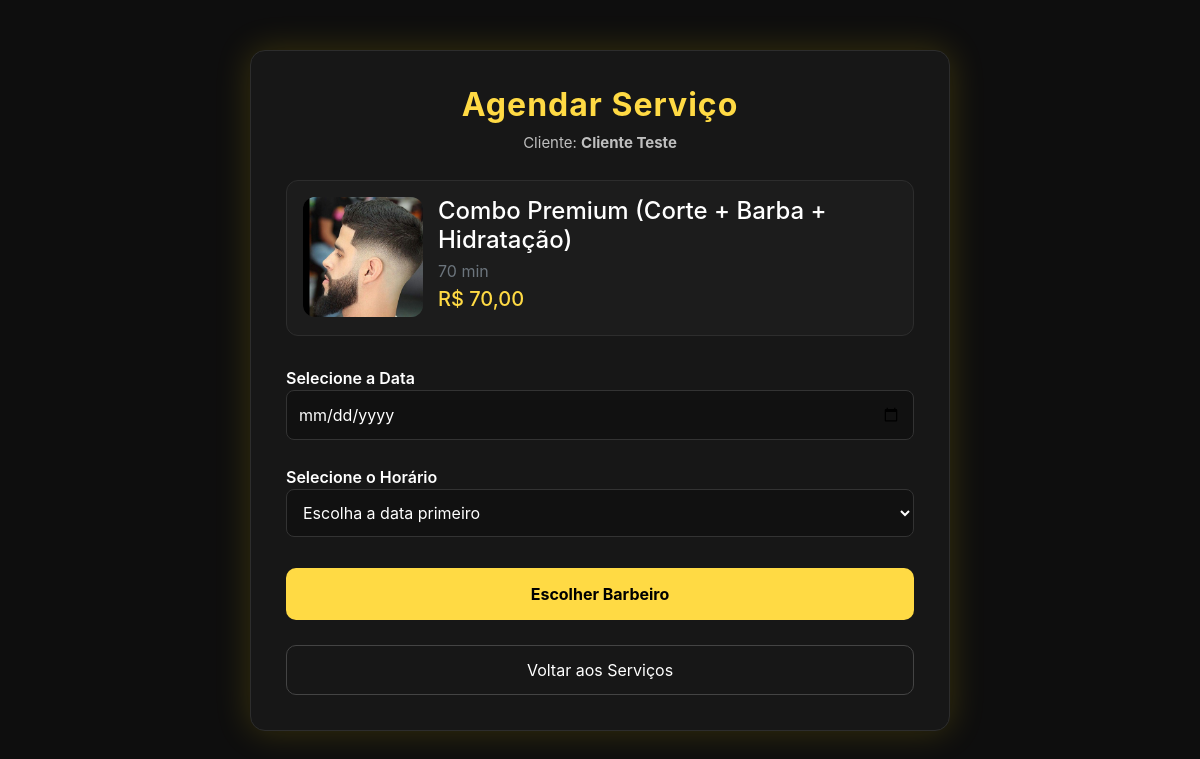
The app's page /views/agendar.php?servico_id=11 (signed in) with its own data.
### tables this page shows
CREATE TABLE `servicos` (
  `id` int(11) NOT NULL,
  `nome` varchar(120) NOT NULL,
  `preco` decimal(10,2) NOT NULL,
  `duracao` int(11) NOT NULL,
  `ativo` tinyint(1) NOT NULL DEFAULT 1,
  `duracao_min` int(11) NOT NULL DEFAULT 30,
  `img` varchar(255) DEFAULT NULL
);

### views/agendar.php (the view, shortened to what this page needs)
<?php
$conn = Database::connect();
$servicoSelecionado = isset($_GET["servico_id"]) ? (int) $_GET["servico_id"] : 0;
$stmt = $conn->prepare("
    SELECT id, nome, preco, duracao_min, img
    FROM servicos
    WHERE id = :id AND ativo = 1
    LIMIT 1
");
$stmt->bindValue(':id', $servicoSelecionado, PDO::PARAM_INT);
$stmt->execute();
$servicoAtual = $stmt->fetch(PDO::FETCH_ASSOC);
$clienteNome = $_SESSION["cliente_nome"] ?? "Cliente";
?>
<!DOCTYPE html>
<html lang="pt-BR">
<head>
    <link href="https://cdn.jsdelivr.net/npm/bootstrap@5.3.0/dist/css/bootstrap.min.css" rel="stylesheet">
</head>
<body>
<div class="container container-box">
    <h2 class="title">Agendar Serviço</h2>
    <p class="subtitle">
        Cliente: <strong><?= htmlspecialchars($clienteNome) ?></strong>
    </p>
    <div class="servico-card">
        <img
            src="../assets/servicos/<?= htmlspecialchars($servicoAtual['img'] ?? 'padrao.jpg') ?>"
            alt="Serviço: <?= htmlspecialchars($servicoAtual['nome']) ?>"
            onerror="this.src='../assets/servicos/padrao.jpg'">
        <div>
            <h4 style="margin-bottom: 5px;">
                <?= htmlspecialchars($servicoAtual["nome"]) ?>
            </h4>
            <p class="text-secondary mb-1">
                <?= (int) $servicoAtual["duracao_min"] ?> min
            </p>
            <h5 style="color:#ffda44;">
                R$ <?= number_format((float) $servicoAtual["preco"], 2, ',', '.') ?>
            </h5>
        </div>
    </div>
    <form action="/BarbeariaLV2/views/barbeiros_cliente.php" method="GET">
        <label for="data">Selecione a Data</label>
        <input
            type="date"
            name="data"
            id="data"
            onchange="carregarHorarios()"
            min="<?= date('Y-m-d'); ?>"
            required>
        <label for="hora">Selecione o Horário</label>
        <select name="hora" id="hora" required>
            <option value="">Escolha a data primeiro</option>
        </select>
        <button type="submit" class="btn-confirm mt-3">
            Escolher Barbeiro
        </button>
    </form>
    <a href="../admin/servicos.php" class="btn-back">Voltar aos Serviços</a>
</div>
</body>
</html>

### views/agendar.php (style rules this page uses)
body { background: #0e0e0e; color: #ffffff; font-family: "Inter", sans-serif; padding-top: 50px; }
.container-box { max-width: 700px; margin: auto; background: #171717; border-radius: 15px; padding: 35px; border: 1px solid #2d2d2d; box-shadow: 0 0 35px rgba(255, 215, 0, 0.18); }
.title { text-align: center; font-size: 32px; font-weight: 700; letter-spacing: 1px; color: #ffda44; }
.subtitle { text-align: center; color: #bfbfbf; margin-bottom: 25px; font-size: 15px; }
.servico-card { background: #1c1c1c; border-radius: 12px; padding: 16px; border: 1px solid #2d2d2d; display: flex; gap: 15px; margin-bottom: 20px; transition: .25s ease; }
.servico-card img { width: 120px; height: 120px; border-radius: 12px; object-fit: cover; background: #2a2a2a; }
label { font-weight: 600; margin-top: 10px; }
select, input[type="date"] { background: #111; border-radius: 8px; border: 1px solid #333; color: #fff; padding: 12px; width: 100%; margin-bottom: 15px; transition: .2s; }
.btn-confirm { background: #ffda44; color: #000; font-weight: 700; width: 100%; padding: 14px; border-radius: 10px; transition: .25s ease; border: none; }
.btn-back { display: block; padding: 12px; text-align: center; border-radius: 10px; background: transparent; color: #fff; border: 1px solid #444; margin-top: 25px; transition: .25s ease; text-decoration: none; }

### records on screen
servicos: img (picture), nome "Combo Premium (Corte + Barba + Hidratação)", duracao_min "70", preco "70,00"

### other values on screen
$clienteNome "Cliente Teste"
